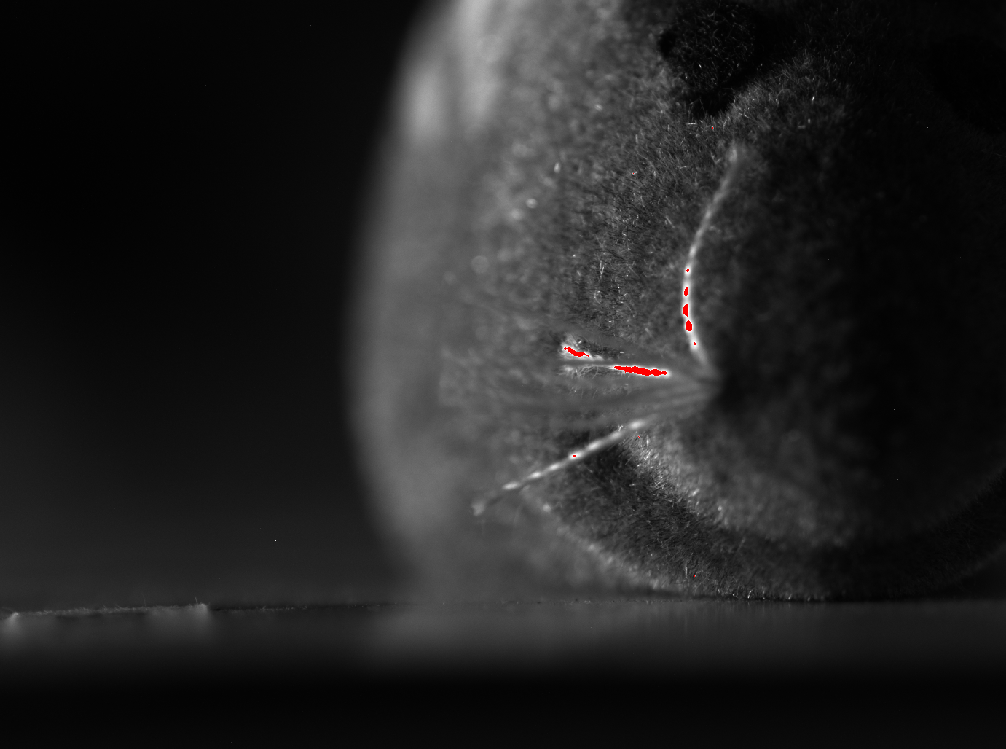
%> input picture UnmixingGUI/subroutines/Various/Focus with WL/mouse depth of focus/mouse1.bmp, 1006 x 749 px; the run also reads 1 picture not shown here
$ octave load_images.m   (GNU Octave 9; MATLAB toolbox functions it lacks are replaced by stand-ins)
%> lines starting %> are read from the running program, lines starting %| are printed output that depends on the picture
clc;
A1 = imread('mouse1.bmp');
%> A1 is the input picture: size 749x1006x3 uint8; mean R, G, B 35, 34.8, 34.8
A2 = imread('mouse2.bmp');
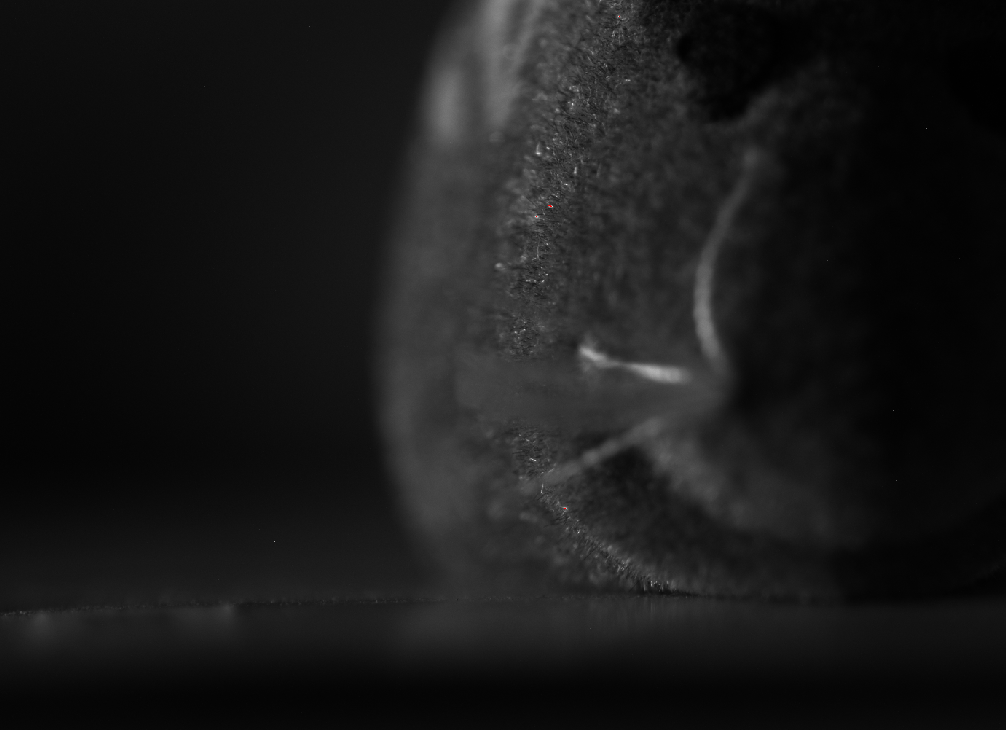
%> input picture UnmixingGUI/subroutines/Various/Focus with WL/mouse depth of focus/mouse2.bmp, 1006 x 730 px
%> A2 is the input picture: size 730x1006x3 uint8; mean R, G, B 25.2, 25.2, 25.2
A3 = imread('mouse3.bmp');
A4 = imread('mouse4.bmp');
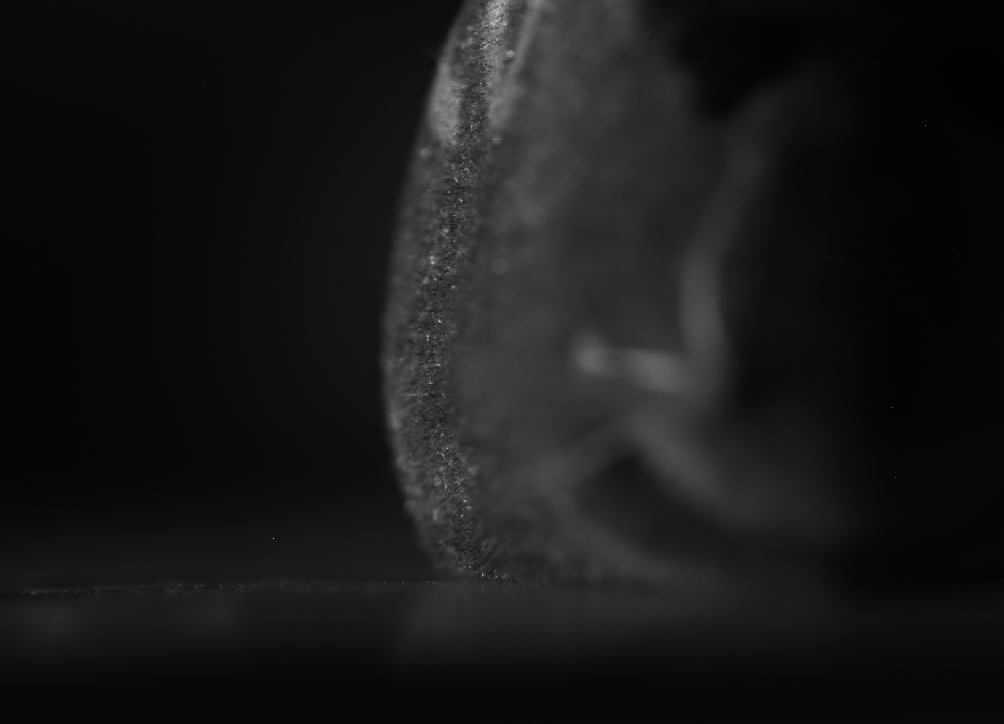
%> input picture UnmixingGUI/subroutines/Various/Focus with WL/mouse depth of focus/mouse4.bmp, 1004 x 724 px
%> A4 is the input picture: size 724x1004x3 uint8; mean R, G, B 23.5, 23.5, 23.5
